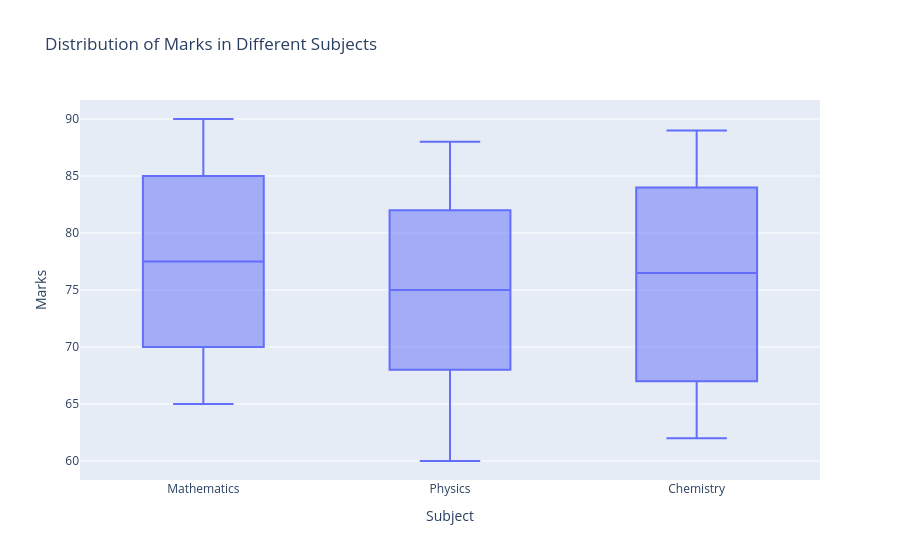

Source (notebook cell):
### Markdown cell above
1. Box Plot

### Code cell
import plotly.express as px

# Given data
marks = {
    'Mathematics': [65, 70, 75, 80, 85, 90],
    'Physics': [60, 68, 72, 78, 82, 88],
    'Chemistry': [62, 67, 74, 79, 84, 89]
}

# Convert data to long form for Plotly
data = []
for subject, scores in marks.items():
    for score in scores:
        data.append({'Subject': subject, 'Marks': score})

# Create box plot
fig = px.box(
    data, 
    x='Subject', 
    y='Marks',
    title='Distribution of Marks in Different Subjects'
)

# Display the plot inline (VS Code Jupyter)
fig.show()

### Figure 1 — Plotly figure (JSON) as saved in the notebook; plotly's stock layout.template omitted (floating-point values rounded to 4 significant figures)
{"data": [{"alignmentgroup": "True", "hovertemplate": "Subject=%{x}<br>Marks=%{y}<extra></extra>", "legendgroup": "", "marker": {"color": "#636efa"}, "name": "", "notched": false, "offsetgroup": "", "orientation": "v", "showlegend": false, "type": "box", "x": ["Mathematics", "Mathematics", "Mathematics", "Mathematics", "Mathematics", "Mathematics", "Physics", "Physics", "Physics", "Physics", "Physics", "Physics", "Chemistry", "Chemistry", "Chemistry", "Chemistry", "Chemistry", "Chemistry"], "x0": " ", "xaxis": "x", "y": [65, 70, 75, 80, 85, 90, 60, 68, 72, 78, 82, 88, 62, 67, 74, 79, 84, 89], "y0": " ", "yaxis": "y"}], "layout": {"boxmode": "group", "legend": {"tracegroupgap": 0}, "title": {"text": "Distribution of Marks in Different Subjects"}, "xaxis": {"anchor": "y", "domain": [0, 1], "title": {"text": "Subject"}}, "yaxis": {"anchor": "x", "domain": [0, 1], "title": {"text": "Marks"}}}}
